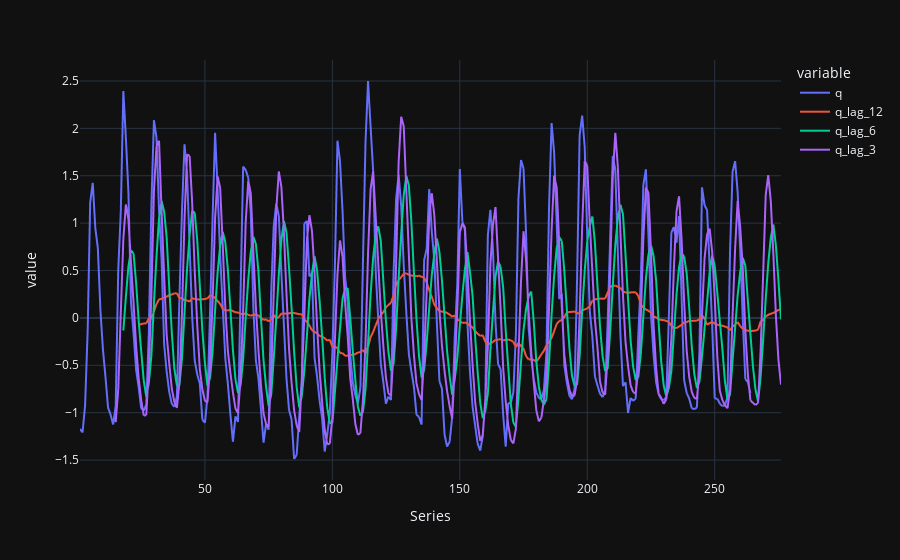

Write notebook code for a chart like this one.
### Markdown cell above
Now, we can combine the prep_df and the future_df and then do the long lag features trick and, after that, split the data again.

### Code cell
def add_long_lag_features(prep_df, future_df, lag):
    result_df = pd.concat([prep_df, future_df])
    result_df['q_lag_'+str(lag)] = result_df['q'].shift(lag).rolling(lag).mean()
    lag_div_2 = int(lag/2)
    lag_div_4 = int(lag/4)
    result_df['q_lag_'+str(lag_div_2)] = result_df['q'].shift(lag).rolling(lag_div_2).mean()
    result_df['q_lag_'+str(lag_div_4)] = result_df['q'].shift(lag).rolling(lag_div_4).mean()
    return result_df

full_long_lag = add_long_lag_features(prep_df, future_df, 12)
px.line(full_long_lag, x="Series", y=["q", "q_lag_12", "q_lag_6", "q_lag_3"], template = 'plotly_dark')

### Figure 1 — Plotly figure (JSON) as saved in the notebook; plotly's stock layout.template omitted (floating-point values rounded to 4 significant figures; data arrays with more than 128 entries replaced by an {"elided": "..."} marker saying what was removed)
{"data": [{"hovertemplate": "variable=q<br>Series=%{x}<br>value=%{y}<extra></extra>", "legendgroup": "q", "line": {"color": "#636efa", "dash": "solid"}, "marker": {"symbol": "circle"}, "mode": "lines", "name": "q", "showlegend": true, "type": "scattergl", "x": {"elided": "276 int values"}, "xaxis": "x", "y": {"elided": "276 float values"}, "yaxis": "y"}, {"hovertemplate": "variable=q_lag_12<br>Series=%{x}<br>value=%{y}<extra></extra>", "legendgroup": "q_lag_12", "line": {"color": "#EF553B", "dash": "solid"}, "marker": {"symbol": "circle"}, "mode": "lines", "name": "q_lag_12", "showlegend": true, "type": "scattergl", "x": {"elided": "276 int values"}, "xaxis": "x", "y": {"elided": "276 float values"}, "yaxis": "y"}, {"hovertemplate": "variable=q_lag_6<br>Series=%{x}<br>value=%{y}<extra></extra>", "legendgroup": "q_lag_6", "line": {"color": "#00cc96", "dash": "solid"}, "marker": {"symbol": "circle"}, "mode": "lines", "name": "q_lag_6", "showlegend": true, "type": "scattergl", "x": {"elided": "276 int values"}, "xaxis": "x", "y": {"elided": "276 float values"}, "yaxis": "y"}, {"hovertemplate": "variable=q_lag_3<br>Series=%{x}<br>value=%{y}<extra></extra>", "legendgroup": "q_lag_3", "line": {"color": "#ab63fa", "dash": "solid"}, "marker": {"symbol": "circle"}, "mode": "lines", "name": "q_lag_3", "showlegend": true, "type": "scattergl", "x": {"elided": "276 int values"}, "xaxis": "x", "y": {"elided": "276 float values"}, "yaxis": "y"}], "layout": {"legend": {"title": {"text": "variable"}, "tracegroupgap": 0}, "margin": {"t": 60}, "xaxis": {"anchor": "y", "domain": [0, 1], "title": {"text": "Series"}}, "yaxis": {"anchor": "x", "domain": [0, 1], "title": {"text": "value"}}}}
